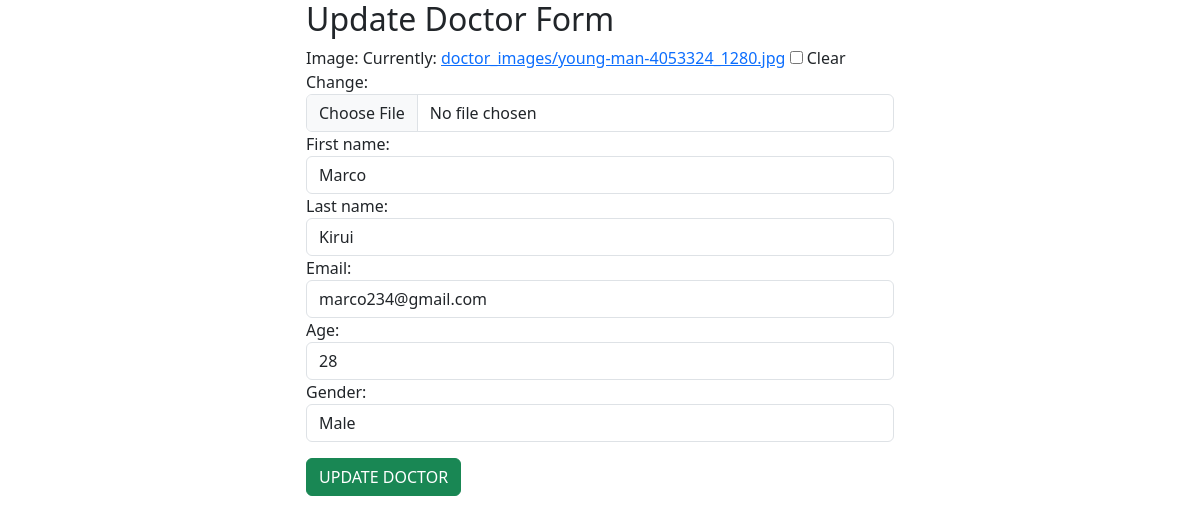
Screenshot of /patient/updatedoctor/6/ with the database file from the repository.
### patient/models.py (models this page shows, shortened)
class Doctor(models.Model):
    image = models.ImageField(upload_to='doctor_images/', blank=True)
    first_name = models.CharField(max_length=20)
    last_name = models.CharField(max_length=20)
    email = models.EmailField()
    age = models.IntegerField()
    gender = models.CharField(max_length=20)

### patient/views.py (the view)
# urls.py: path('updatedoctor/<int:id>/',views.updatedoctor,name='updatedoctor'),
def updatedoctor(request,id):
    doctor = get_object_or_404(Doctor, id=id)
    if request.method == "POST":
        form = DoctorForm(request.POST, instance=doctor)
        if form.is_valid():
            form.save()
            return redirect('doctorlist')
    else:
        form = DoctorForm(instance=doctor)
    return render(request, 'updatedoctor.html', {'form': form,'doctor': doctor})

### patient/forms.py
class DoctorForm(forms.ModelForm):
    class Meta:
        model = Doctor
        fields = '__all__'
        widgets = {
            'image': forms.ClearableFileInput(
                attrs={'class': 'form-control',
                       'accept': 'image/*',
                       'title':'Select an Image'}
            ),
            'first_name': forms.TextInput(attrs={'class': 'form-control','placeholder': 'Enter your first name'}),
            'last_name': forms.TextInput(attrs={'class': 'form-control','placeholder': 'Enter your last name'}),
            'email': forms.EmailInput(attrs={'class': 'form-control','placeholder': 'Enter your email'}),
            'age': forms.NumberInput(attrs={'class': 'form-control','placeholder': 'Enter your age'}),
            'gender': forms.TextInput(attrs={'class': 'form-control','placeholder': 'Enter your gender'}),
        }

### patient/templates/updatedoctor.html (shortened to what this page needs)
{% extends "base.html" %}
{% block content %}
<div class="row">
    <div class="col-md-3"></div>
    <div class="col-md-6">
     <h2>Update Doctor Form</h2>
<form action="" method="POST">
    {{ form }}
    <button type="submit" class="btn btn-success mt-3">UPDATE DOCTOR
    </div>
    <div class="col-md-3"></div>
</div>
{% endblock %}

### rows the page displays
Doctor: first_name "Marco", last_name "Kirui", email "marco234@gmail.com", age "28", gender "Male"
